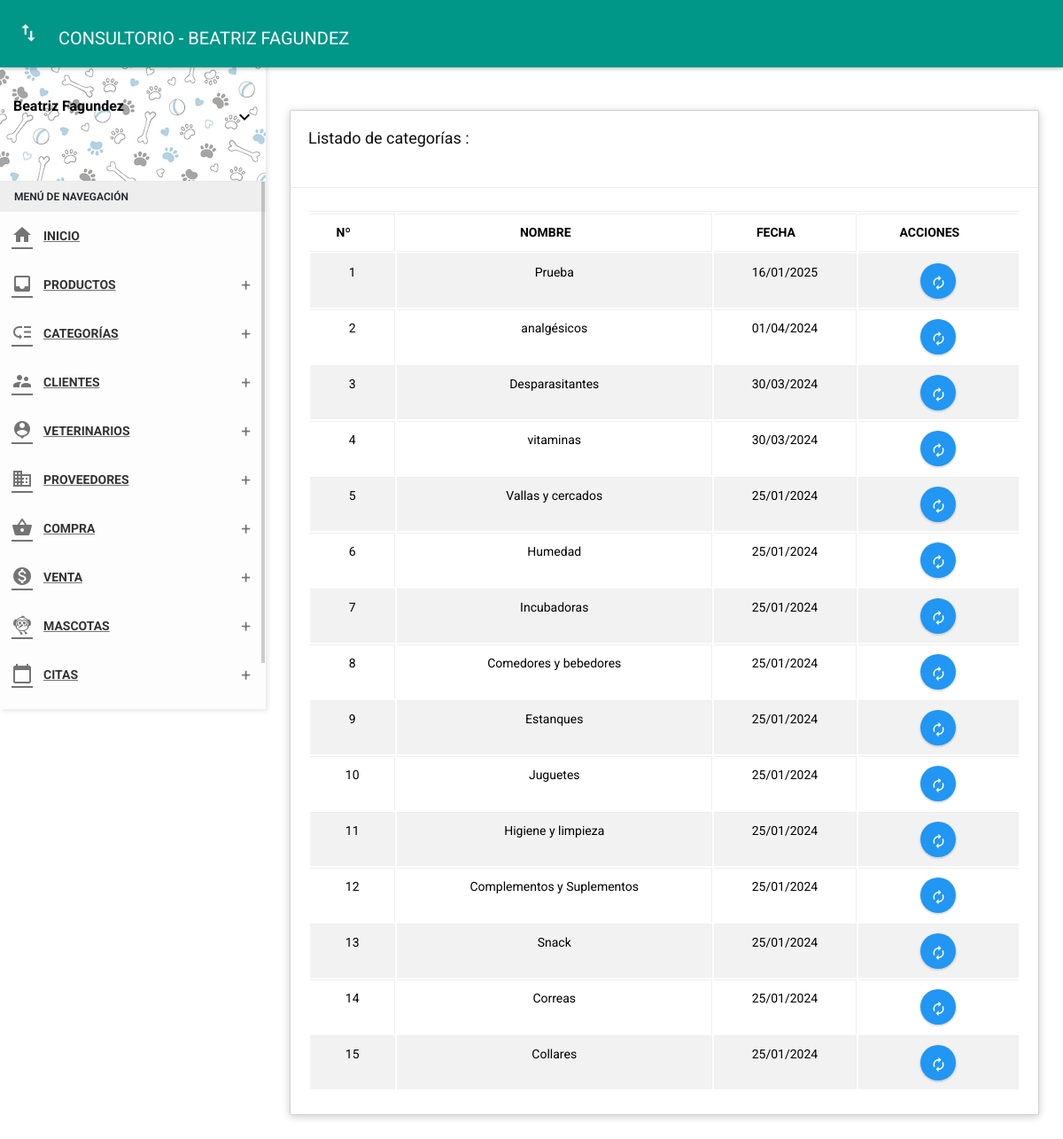
The app's page /folder/categorias.php (signed in) with its own data.
### tables this page shows
CREATE TABLE `category` (
  `id_cate` int(11) NOT NULL,
  `nomcate` varchar(50) NOT NULL,
  `fere` timestamp NOT NULL DEFAULT current_timestamp()
);

### Controller/categorycontrolador.php (called while the page is built, shortened)
<?php
class categorycontrolador {
  function mostrar() {
    require_once '../View/categorias/mostrar.php';
  }
}

### View/categorias/mostrar.php (the view, shortened to what this page needs)
<?php
require_once './../assets/db/connectionMysql.php';
?>
<?php include('./../Includes/Head.php'); ?>
<body class="theme-red">
  <?php include('./../Includes/Nav.php'); ?>
  <?php include '../Includes/Sidebar.php'; ?>
  <section class="content">
    <div class="container-fluid">
      <div class="row clearfix">
        <div class="col-lg-12 col-md-12 col-sm-12 col-xs-12">
          <div class="card">
            <div class="header">
              <h2>Listado de categorías :</h2>
              <br>
            </div>
            <div class="body">
              <div class="table-responsive">
                <table class="table table-bordered table-striped table-hover dataTable js-exportable">
                  <thead>
                    <tr>
                      <th class="text-center">Nº</th>
                      <th class="text-center">NOMBRE</th>
                      <th class="text-center">FECHA</th>
                      <th class="text-center">ACCIONES</th>
                    </tr>
                  </thead>
                  <tbody>
                    <?php
                    $sql = "SELECT * FROM category ORDER BY fere DESC";
                    $results = mysqli_query($conn, $sql);
                    foreach ($results as $key => $row) { ?>
                      <tr>
                        <td class="text-center"><?= $key + 1 ?></td>
                        <td class="text-center"><?= $row['nomcate']; ?></td>
                        <td class="text-center"><?= date('d/m/Y', strtotime($row['fere'])) ?></td>
                        <td style="display: flex;justify-content: center;gap:5px">
                          <a type="button" href="../vista/categorias/edit?id=<?= $row["id_cate"]; ?>"
                            class="btn bg-blue btn-circle waves-effect waves-circle waves-float btnEdit">
                            <i class="material-icons">autorenew</i>
                          </a>
                    </tr>
                    <?php
                    }
                    ?>
                  </tbody>
                </table>
              </div>
            </div>
          </div>
        </div>
      </div>
    </div>
  </section>
</body>
</html>

### records on screen
category: nomcate "Prueba", fere "16/01/2025"
category: nomcate "analgésicos", fere "01/04/2024"
category: nomcate "Desparasitantes", fere "30/03/2024"
category: nomcate "vitaminas", fere "30/03/2024"
category: nomcate "Vallas y cercados", fere "25/01/2024"
category: nomcate "Humedad", fere "25/01/2024"
category: nomcate "Incubadoras", fere "25/01/2024"
category: nomcate "Comedores y bebedores", fere "25/01/2024"
category: nomcate "Estanques", fere "25/01/2024"
category: nomcate "Juguetes", fere "25/01/2024"
category: nomcate "Higiene y limpieza", fere "25/01/2024"
category: nomcate "Complementos y Suplementos", fere "25/01/2024"
category: nomcate "Snack", fere "25/01/2024"
category: nomcate "Correas", fere "25/01/2024"
category: nomcate "Collares", fere "25/01/2024"

### other values on screen
$_SESSION['name'] "Beatriz Fagundez"
